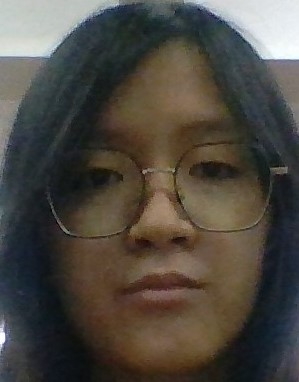
#> input picture SIFT/datasets/face0.jpg, 299 x 382 px
$ python SIFT_FaceDetection.py
#> lines starting #> are read from the running program, lines starting #| are printed output that depends on the picture
import cv2
import numpy as np

img0 = cv2.imread("datasets/face0.jpg")
#> img0 is the input picture: shape (382, 299, 3); mean B, G, R 65.5, 72.8, 77.7
img0 = cv2.resize(img0, (270, 356))
#> img0: shape (356, 270, 3)

gray0 = cv2.cvtColor(img0, cv2.COLOR_BGR2GRAY)
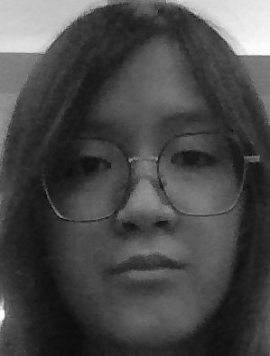
#> gray0: shape (356, 270); min 2, max 254, mean 73.3

# Create SIFT object
sift = cv2.SIFT_create()
keypoints_0, descriptors_0 = sift.detectAndCompute(gray0, None)
#> keypoints_0 = 92 keypoints; strongest (x, y, size): (130, 160, 2.5), (198, 42, 33.5), (35, 39, 26.1), (89, 59, 51.3)

# Create BFMatcher object
bf = cv2.BFMatcher(cv2.NORM_L2, crossCheck=False)

# Initialize camera
cap = cv2.VideoCapture(0)

while cap.isOpened():
    # Capture frame from camera
    ret, frame = cap.read()
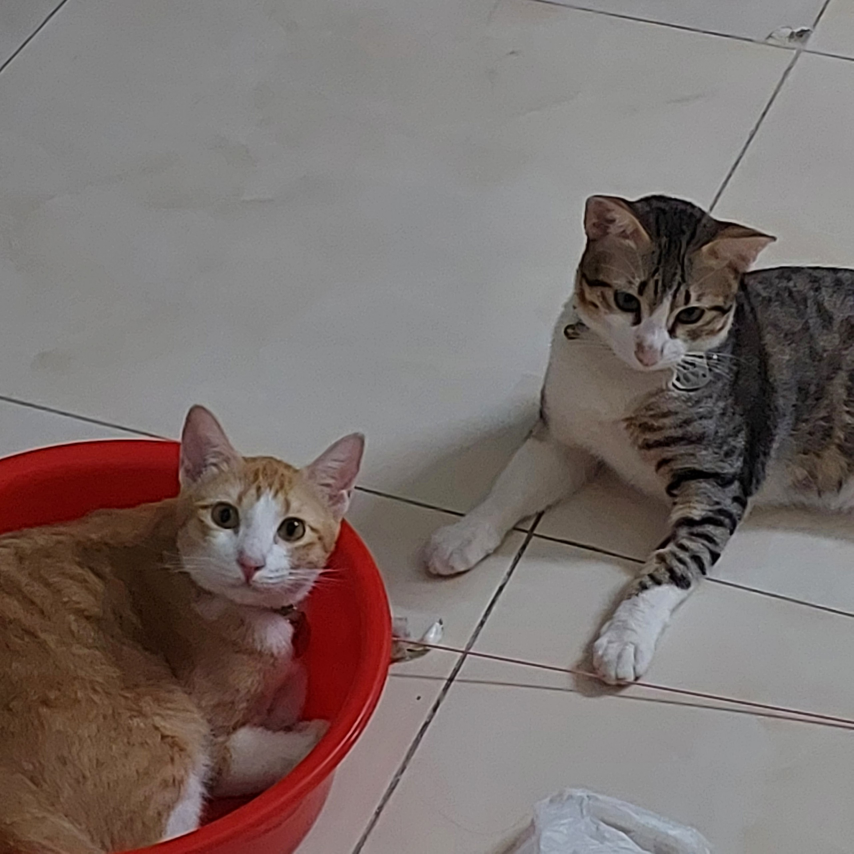
#> input picture SIFT/datasets/bigpic.jpg, 2560 x 2560 px, given in place of the camera (shown at 1/3 size)
#> frame is the input picture: shape (2560, 2560, 3); mean B, G, R 109.1, 111.9, 123.1
    if not ret:
        break

    # Convert frame to grayscale
    gray_frame = cv2.cvtColor(frame, cv2.COLOR_BGR2GRAY)
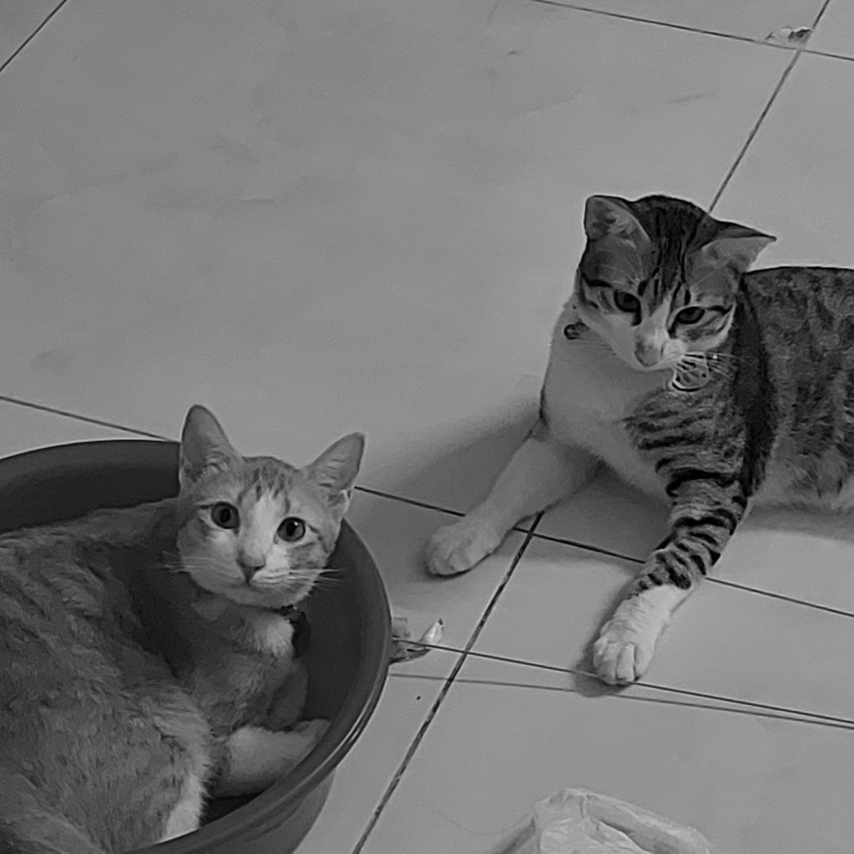
#> gray_frame: shape (2560, 2560) (shown at 1/3 size); min 0, max 232, mean 114.9

    # Detect keypoints and compute descriptors for camera frame
    keypoints_cam, descriptors_cam = sift.detectAndCompute(gray_frame, None)
#> keypoints_cam = 1923 keypoints; strongest (x, y, size): (888, 1571, 6.7), (2145, 1070, 7.5), (2034, 1137, 8.9), (868, 1586, 47.1)

    # Match descriptors using knnMatch
    matches = bf.match(descriptors_0, descriptors_cam)
#> matches = 92 matches
    matches = sorted(matches, key=lambda x: x.distance)

    matches = bf.knnMatch(descriptors_0, descriptors_cam, k=2)

    # Apply ratio test
    good_matches = []
    for m, n in matches:
        if m.distance < 0.7 * n.distance:
            good_matches.append(m)
#> this loop made 92 passes
#> after the loop, good_matches = 1 matches

    # Check if there are enough good matches to estimate homography
    if len(good_matches) >= 10:
        matched_keypoints_0 = np.float32([keypoints_0[m.queryIdx].pt for m in good_matches]).reshape(-1, 1, 2)
        matched_keypoints_cam = np.float32([keypoints_cam[m.trainIdx].pt for m in good_matches]).reshape(-1, 1, 2)
        # Find homography matrix
        H, _ = cv2.findHomography(
            matched_keypoints_0, matched_keypoints_cam, cv2.RANSAC
        )
        h, w = gray0.shape[:2]
        corners = np.float32([[0, 0], [0, h - 1], [w - 1, h - 1], [w - 1, 0]]).reshape(-1, 1, 2)
        transformed_corners = cv2.perspectiveTransform(corners, H)

        # Draw the bounding box on the camera frame
        cv2.polylines(gray_frame, [np.int32(transformed_corners)], True, (255, 0, 0), 2)

    # Draw matches on img_with_matches
    final = cv2.drawMatches(gray0, keypoints_0, gray_frame, keypoints_cam, good_matches[:50],None,matchColor=(0, 255, 0),singlePointColor=(255, 0, 0),flags=0,)
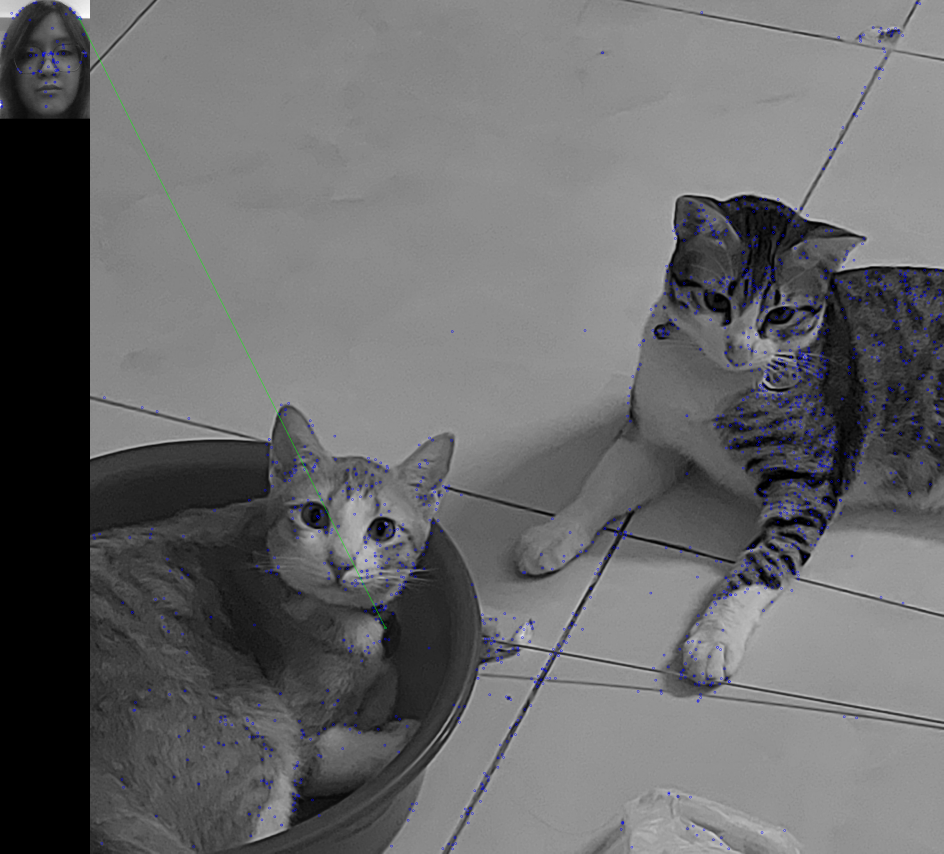
#> final: shape (2560, 2830, 3) (shown at 1/3 size); mean of channels 0, 1, 2 105.9, 104.6, 104.5; drawn as B, G, R
    result = cv2.resize(final, (1380, 720))
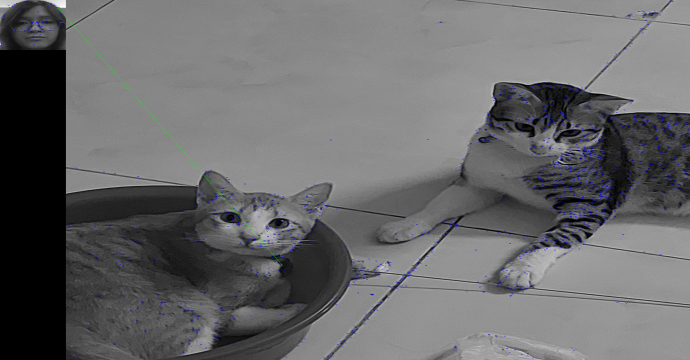
#> result: shape (720, 1380, 3) (shown at 1/2 size); mean of channels 0, 1, 2 105.8, 104.5, 104.4; drawn as B, G, R
    # Display the result
    cv2.imshow("Face Detection", result)

    if cv2.waitKey(20) & 0xFF == ord("q"):
#> (key q is pressed here)
        break

# Release resources
cap.release()
cv2.destroyAllWindows()
